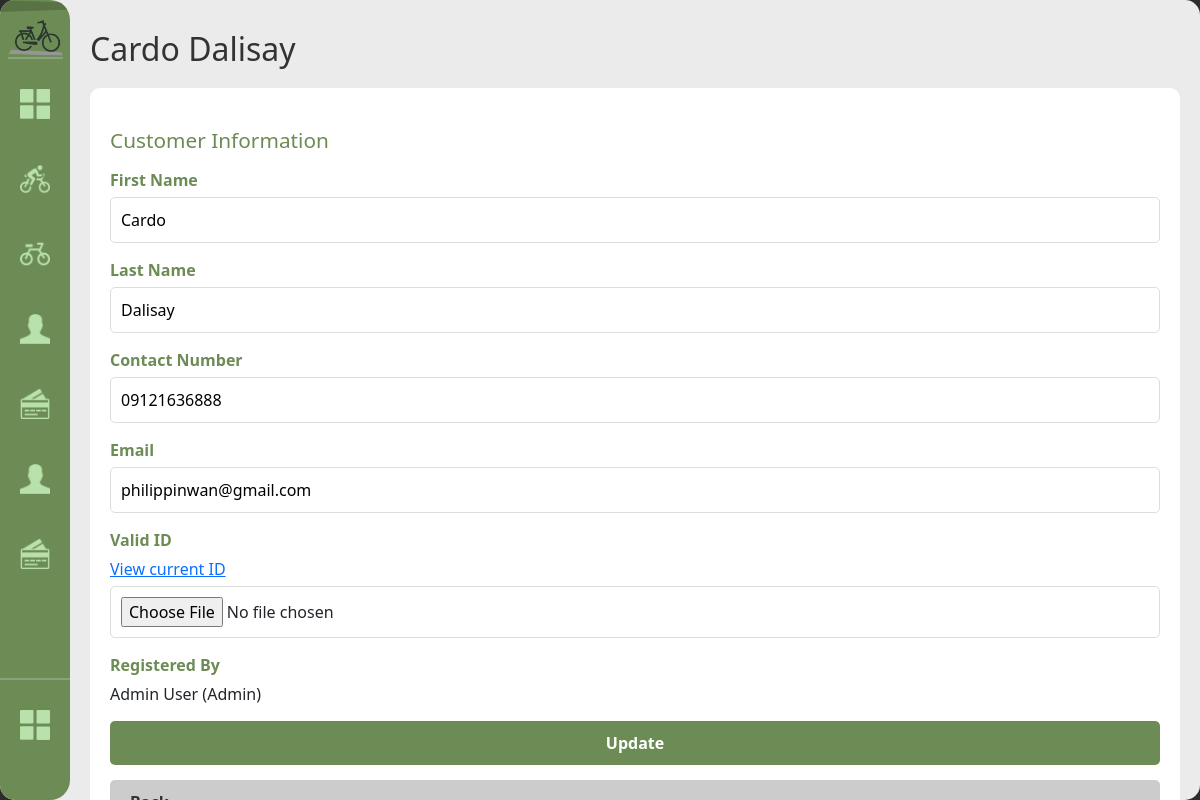
/customer/1 (signed in), run on the app's committed database.
### tables this page shows
CREATE TABLE customer (
            customer_id INTEGER PRIMARY KEY AUTOINCREMENT,
            first_name TEXT NOT NULL, last_name TEXT NOT NULL,
            contact_number TEXT NOT NULL,
            email TEXT UNIQUE,
            staff_id INTEGER REFERENCES staff(staff_id) ON UPDATE CASCADE ON DELETE SET NULL,
            valid_id TEXT,
            date_registered DATE NOT NULL DEFAULT(date('now','localtime'))
        );

CREATE TABLE staff (
            staff_id INTEGER PRIMARY KEY AUTOINCREMENT,
            username TEXT NOT NULL UNIQUE,
            password_hash TEXT NOT NULL,
            first_name TEXT NOT NULL, last_name TEXT NOT NULL,
            role TEXT NOT NULL CHECK(role IN('admin','cashier')),
            contact_number TEXT NOT NULL,
            status TEXT NOT NULL DEFAULT 'active' CHECK(status IN('active','inactive')),
            created_at DATETIME NOT NULL DEFAULT(datetime('now','localtime'))
        );

### handlers/customers_routes.py (the view, shortened to what this page needs)
@customers_bp.route('/customer/<int:cid>', methods=['GET', 'POST'])
@login_required
def customer_detail(cid):
    customer = database.get().get_customer(cid)
    if not customer:
        return redirect(url_for('customers.customers'))
    rentals = database.get().get_customer_rentals(cid)
    stats = database.get().get_customer_stats(cid)
    return render_template('customer_detail.html', customer=customer, rentals=rentals, stats=stats)

### app.py (called while the page is built)
def get_sidebar_state():
    return request.cookies.get('sidebarState') == 'expanded'

@app.context_processor
def inject_sidebar_state():
    return dict(sidebar_expanded=get_sidebar_state())

@app.context_processor
def inject_current_staff():
    staff = current_staff()
    return dict(current_staff=staff, is_admin=staff and staff.get("role") == "admin")

### modules/auth.py (called while the page is built)
def login_required(view):
    @wraps(view)
    def wrapped(*args, **kwargs):
        if not session.get("staff_id"):
            return redirect(url_for("login"))
        return view(*args, **kwargs)
    return wrapped

def current_staff():
    if not session.get("staff_id"):
        return None
    return {
        "staff_id": session.get("staff_id"),
        "username": session.get("username"),
        "first_name": session.get("first_name"),
        "last_name": session.get("last_name"),
        "role": session.get("role"),
    }

### modules/database.py (called while the page is built)
def get():
    if not db: init()
    return db

    def get_customer(self, cid):
        r = self.conn.execute(
            "SELECT c.*,s.first_name||' '||s.last_name AS staff_name,s.role AS staff_role "
            "FROM customer c LEFT JOIN staff s ON c.staff_id=s.staff_id WHERE c.customer_id=?",
            (cid,),
        ).fetchone()
        return dict(r) if r else None

    def get_customer_stats(self, cid):
        total_rentals = self.conn.execute(
            "SELECT COUNT(*) FROM rents WHERE EXISTS (SELECT 1 FROM returns WHERE returns.customer_id=rents.customer_id AND returns.bike_id=rents.bike_id AND returns.rental_end >= rents.rental_start) AND rents.customer_id=?",
            (cid,)
        ).fetchone()[0]
        total_spent = self.conn.execute(
            "SELECT COALESCE(SUM((SELECT total_amount FROM returns WHERE returns.customer_id=rents.customer_id AND returns.bike_id=rents.bike_id AND returns.rental_end >= rents.rental_start ORDER BY returns.rental_end LIMIT 1)),0) FROM rents WHERE rents.customer_id=?",
            (cid,)
        ).fetchone()[0]
        return {'total_rentals': total_rentals, 'total_spent': total_spent}

### templates/customer_detail.html (shortened to what this page needs)
{% extends "base.html" %}
{% block content %}
<h1>{{ customer['first_name'] }} {{ customer['last_name'] }}</h1>
<div class="detail-container">
    <div class="detail-section">
        <h2>Customer Information</h2>
        <form method="post" class="form" enctype="multipart/form-data">
            <div class="form-group">
                <label>First Name</label>
                <input type="text" name="first_name" value="{{ customer['first_name'] }}" required>
            </div>
            <div class="form-group">
                <label>Last Name</label>
                <input type="text" name="last_name" value="{{ customer['last_name'] }}" required>
            </div>
            <div class="form-group">
                <label>Contact Number</label>
                <input type="tel" name="contact_number" value="{{ customer['contact_number'] }}" inputmode="numeric" pattern="[0-9]+" required>
            </div>
            <div class="form-group">
                <label>Email</label>
                <input type="email" name="email" value="{{ customer['email'] or '' }}">
            </div>
            <div class="form-group">
                <label>Valid ID</label>
                {% if customer['valid_id'] %}
                <div><a href="{{ url_for('static', filename=customer['valid_id']) }}" target="_blank">View current ID</a></div>
                {% endif %}
                <input type="file" name="valid_id" accept="image/*,application/pdf">
            </div>
            {% if customer['staff_name'] %}
            <div class="form-group">
                <label>Registered By</label>
                <div>{{ customer['staff_name'] }} ({{ customer['staff_role'].title() }})</div>
            </div>
            {% endif %}
            <button type="submit" class="btn-primary">Update</button>
            <a href="{{ url_for('customers.customers') }}" class="btn-secondary">Back</a>
        </form>
    </div>
</div>
{% endblock %}

### static/style.css (style rules this page uses)
:root { --primary-green: #6D8B55; --secondary-green: #566d42; --bg-light: #EBEBEB; --white: #FFFFFF; --sidebar-collapsed: 70px; --sidebar-expanded: 165px; }
body { margin: 0; font-family: 'Segoe UI', Tahoma, Geneva, Verdana, sans-serif; background-color: #2C2C2C; }
.form { display: flex; flex-direction: column; gap: 15px; }
.form-group { display: flex; flex-direction: column; gap: 5px; }
.form-group label { font-weight: bold; color: var(--primary-green); }
.form-group input, .form-group select, .form-group textarea { padding: 10px; border: 1px solid #ddd; border-radius: 5px; font-family: inherit; font-size: 1rem; }
.btn-primary, .btn-secondary, button[type="submit"] { padding: 10px 20px; border: none; border-radius: 5px; cursor: pointer; font-weight: bold; text-decoration: none; display: inline-block; transition: all 0.3s ease; }
.btn-primary, button[type="submit"] { background-color: var(--primary-green); color: white; }
.btn-secondary { background-color: #ccc; color: #333; }
.detail-container { background: white; padding: 20px; border-radius: 10px; margin-bottom: 20px; }
.detail-section { margin-bottom: 30px; padding-bottom: 20px; border-bottom: 1px solid #ddd; }
h1, h2 { color: #333; margin: 10px 0; }
h1 { font-size: 2rem; margin-bottom: 20px; }
h2 { font-size: 1.3rem; color: var(--primary-green); margin-top: 20px; margin-bottom: 15px; }

### data on the page
customer: first_name "Cardo", last_name "Dalisay", contact_number "09121636888", email "philippinwan@gmail.com"
staff: staff_role "Admin"

### other printed values
{{ customer['staff_name'] }} "Admin User"
